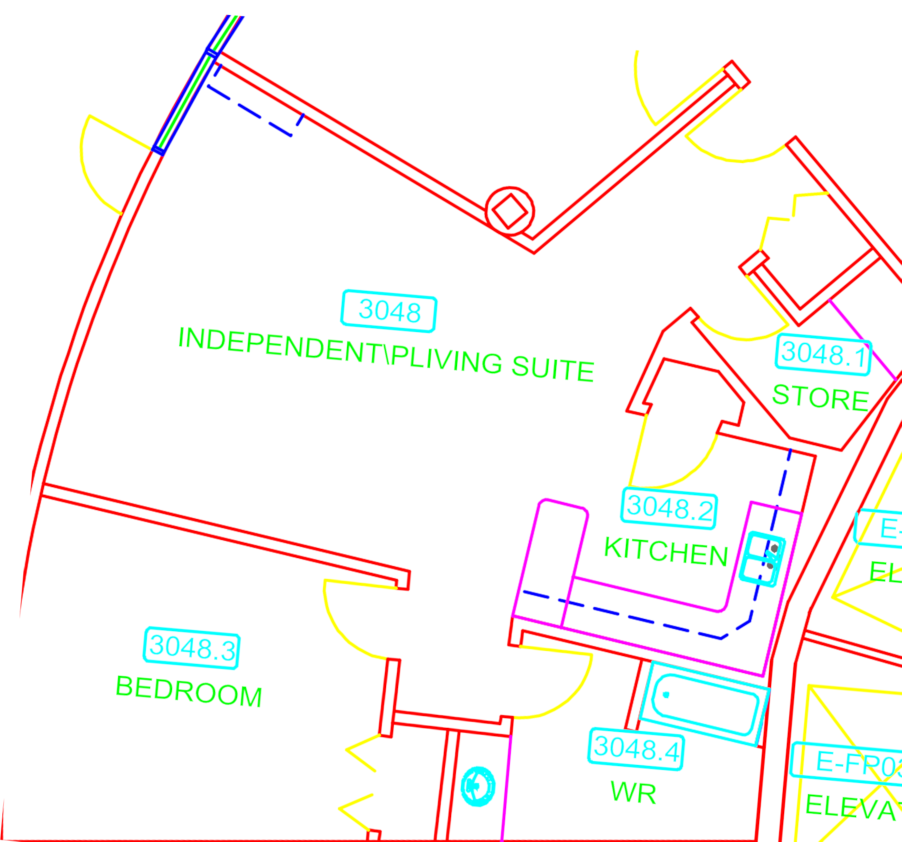
#> input picture analysis/2023-03-08 Kitchen Activities (better Accuracy)/ISL HQ Screenshot-rotated.png, 1803 x 1683 px (shown at 1/2 size)
$ python 04_select_regions.py
#> lines starting #> are read from the running program, lines starting #| are printed output that depends on the picture
### analysis/utils/utils.py
import pandas as pd
import seaborn as sns
import matplotlib.pyplot as plt
import ipywidgets as widgets
import numpy as np
from scipy import interpolate
from PIL import Image
import matplotlib.pyplot as plt
import matplotlib.path as mpltPath
from matplotlib.patches import Rectangle
from sklearn.preprocessing import OneHotEncoder
import joblib
from pathlib import Path
from collections.abc import Callable

# MARK: UTIITY FUNCTIONS


def list_from_series(data):
    return data.values.tolist()


# [47 lines left out: functions what_location, extract_time_labels, copy_df_format, remove_periods, not called in this run]


def drop_columns_that_contain(df, query) -> pd.DataFrame:
    col_to_drop = df.loc[:, df.columns.str.contains(query)]
    return df.drop(col_to_drop.columns.values, axis=1)


# [418 lines left out: functions df_iterp1d, interp1d_periods, handle_spikes, MAV_cols, round_cols, apply_func and 7 more, not called in this run]


# MATPLOTLIB


def zoom_factory(ax, max_xlim, max_ylim, base_scale=2.0):
    # [47 lines left out: function zoom_fun, not called in this run]

    fig = ax.get_figure()  # get the figure of interest
    # attach the call back
    fig.canvas.mpl_connect("scroll_event", zoom_fun)

    # return the function
    return zoom_fun

### analysis/2023-03-08 Kitchen Activities (better Accuracy)/04_select_regions.py
"""
Creates a json file with the regions defined

Change the EXP_TYPES in the config to show where the mean of each activity occurs
"""

import seaborn as sns
import pandas as pd
import numpy as np
import matplotlib.pyplot as plt
from pathlib import Path
import re
import matplotlib
from matplotlib import patches
import sys, os
SCRIPT_DIR = os.path.dirname(os.path.abspath('__file__'))
sys.path.append(os.path.dirname(os.path.dirname(SCRIPT_DIR)))
from analysis.utils import utils
import dataframe_image as dfi
from PIL import Image
from datetime import datetime
import json

# np.set_printoptions(suppress=True, formatter={'float_kind':'{:f}'.format})
font = {'family' : 'Ubuntu',
        'size'   : 22}
matplotlib.rc('font', **font)


# MARK: - Config
##################################################
# EXP_TYPES = ['ASSEMBLESANDWICH', 'GETPLATE', 'OPENFREEZER', 'OPENFRIDGE', 'SLICETOMATO', 'WASHHANDS']
EXP_TYPES = []
tagId = "0x683f"
##################################################

mean_means = pd.DataFrame(columns=['POS_X', 'POS_Y', 'POS_Z', 'LINACC_X', 'LINACC_Y', 'LINACC_Z', 'GYRO_X', 'GYRO_Y', 'GYRO_Z', 'Heading', 'Roll', 'Pitch'])
std_means = pd.DataFrame(columns=['POS_X', 'POS_Y', 'POS_Z', 'LINACC_X', 'LINACC_Y', 'LINACC_Z', 'GYRO_X', 'GYRO_Y', 'GYRO_Z', 'Heading', 'Roll', 'Pitch'])

mean_stds = pd.DataFrame(columns=['POS_X', 'POS_Y', 'POS_Z', 'LINACC_X', 'LINACC_Y', 'LINACC_Z', 'GYRO_X', 'GYRO_Y', 'GYRO_Z', 'Heading', 'Roll', 'Pitch'])
mean_durations = pd.DataFrame(columns=['Duration'])

for experiment in EXP_TYPES:
    means = pd.DataFrame()
    stds = pd.DataFrame()
    durations = pd.DataFrame()
    for data_path in Path().joinpath('02_Pozyx_Positioning_Data', experiment).glob('*.csv'):
        data = pd.read_csv(data_path)
        label_fp = Path().joinpath('03_Labels', experiment, data_path.name.replace(".csv", ".txt"))

        labels = utils.extract_time_labels(label_fp)

        data.columns = ['Timestamp', 'POS_X', 'POS_Y', 'POS_Z', 'Heading', 'Roll', 'Pitch', 'ACC_X', 'ACC_Y', 'ACC_Z', 'GYRO_X', 'GYRO_Y', 'GYRO_Z', 'LINACC_X', 'LINACC_Y', 'LINACC_Z', 'Pressure', 'TagId']
        data = data.set_index('Timestamp')

        cleaned_data = (data
                    .loc[:, ['POS_X', 'POS_Y', 'POS_Z', 'LINACC_X', 'LINACC_Y', 'LINACC_Z', 'GYRO_X', 'GYRO_Y', 'GYRO_Z', 'Heading', 'Roll', 'Pitch']]
                    .pipe(utils.handle_spikes, ['POS_Z', 'POS_Y'], [1500.0, 800.0])
                    .pipe(utils.MAV_cols, ['POS_X', 'POS_Y', 'POS_Z'], 20)
                    )
        # Convert mm to cm
        cleaned_data.loc[:, ['POS_X', 'POS_Y', 'POS_Z']] = cleaned_data.loc[:, ['POS_X', 'POS_Y', 'POS_Z']] / 10

        # Get the activity periods
        activity_periods = []
        i = 0
        while i < len(labels):
            if 'quiet' in labels[i]['Label']:
                i += 1
                # Find the next quiet standing
                start = labels[i]
                if i >= len(labels) - 1: break
                while 'quiet' not in labels[i]['Label']:
                    i += 1
                end = labels[i]
                i -= 1
                activity_periods.append([ start, end ])
            i += 1

        # Calculate the features
        for period in activity_periods:
            start = float(period[0]['Timestamp'])
            end = float(period[1]['Timestamp'])
            activity_data = cleaned_data.loc[start:end]
            mean = activity_data.mean()
            std = activity_data.std()
            duration = end - start

            means = pd.concat([means, mean], axis=1)
            stds = pd.concat([stds, std], axis=1)
            durations = pd.concat([durations, pd.DataFrame([duration], index=["Duration"])], axis=1)

    mean_means = pd.concat([mean_means, means.mean(axis=1).rename(experiment).to_frame().T])
    std_means = pd.concat([std_means, means.std(axis=1).rename(experiment).to_frame().T])
    mean_stds = pd.concat([mean_stds, stds.mean(axis=1).rename(experiment).to_frame().T])
    mean_durations = pd.concat([mean_durations, durations.mean(axis=1).rename(experiment).to_frame().T])


table_styles = [{
    'selector': 'caption',
    'props': [
        ('font-size', '16px')
    ]
}]

export_table_columns = ['POS_X (cm)', 'POS_Y (cm)', 'POS_Z (cm)', 'LINACC_X (mg)', 'LINCACC_Y (mg)', 'LINACC_Z (mg)', 'GYRO_X (dps)', 'GYRO_Y (dps)', 'GYRO_Z (dps)', 'Heading (deg)', 'Roll (deg)', 'Pitch (deg)']
mean_means.columns = export_table_columns
std_means.columns = export_table_columns
mean_stds.columns = export_table_columns

# Output the Summary Stats Table #

# Plot the means
cont_select = True
regions = {}

while cont_select:
    bg_options = {
        "ILS": {"path": "ISL HQ Screenshot-rotated.png", "multiplier": 6.3, },
    }
    bg_path = bg_options["ILS"]["path"]
    bg_multiplier = bg_options["ILS"]["multiplier"]
    img = Image.open(bg_path).convert("L")
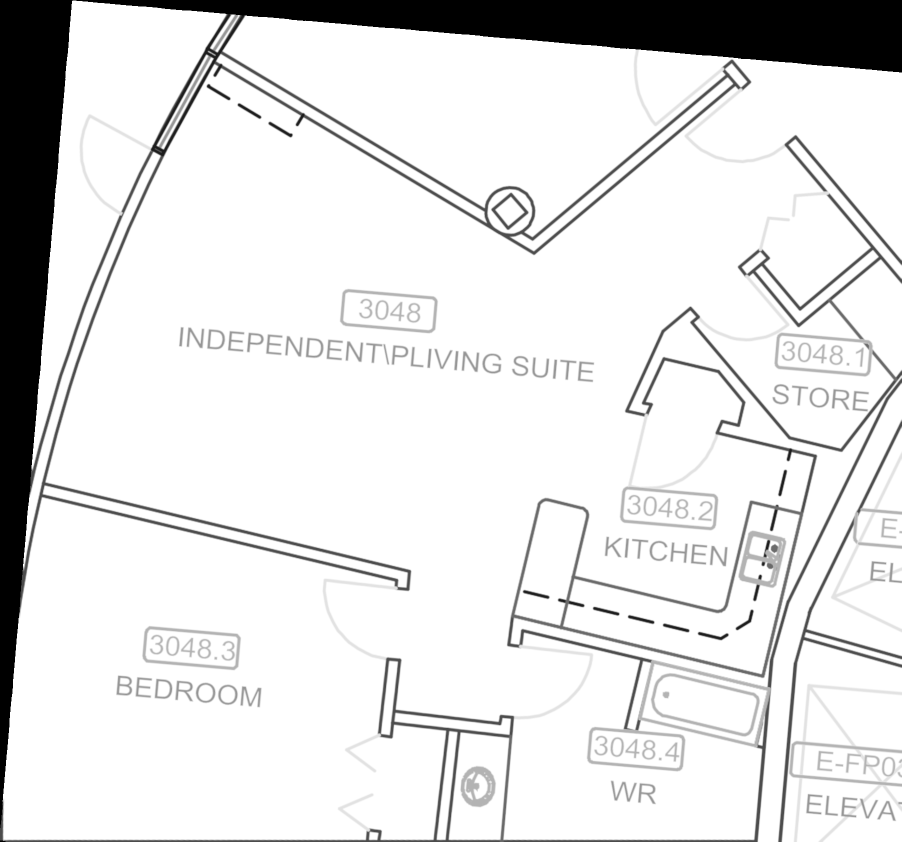
#> img: PIL image 1803x1683 L (shown at 1/2 size); min 0, max 255, mean 225.9
    img = np.asarray(img)
    ax = plt.subplot()
    ax.imshow(img, extent=[0,img.shape[1]*bg_multiplier,0,img.shape[0]*bg_multiplier], cmap='gray', vmin=0, vmax=255)

    for mean_row, std_mean in zip(mean_means.iterrows(), std_means.iterrows()):
        ax.scatter(mean_row[1]['POS_X (cm)']*10, mean_row[1]['POS_Y (cm)']*10, color='red', s=20, marker="o")
        ax.text(mean_row[1]['POS_X (cm)']*10, mean_row[1]['POS_Y (cm)']*10, mean_row[1].name, size=20, color='red', rotation=30)
        ax.add_patch(patches.Ellipse((mean_row[1]['POS_X (cm)']*10, mean_row[1]['POS_Y (cm)']*10), std_mean[1]['POS_X (cm)']*10, std_mean[1]['POS_Y (cm)']*10, fill=False, color='red', alpha=0.5))

    ax.set_xlabel("POS_X (mm)")
    ax.set_ylabel("POS_Y (mm)")
    ax.set_title("Select a Region")

    for k,v in regions.items():
        v = np.array(v)
        ax.fill(v[:,0], v[:,1], alpha=0.2)
        ax.text(v[0, 0], v[0, 1], k)

    max_xlim = ax.get_xlim() # get current x_limits to set max zoom out
    max_ylim = ax.get_ylim() # get current y_limits to set max zoom out
    f = utils.zoom_factory(ax, max_xlim, max_ylim, base_scale=1.)
#> (the run stopped early here; a loop or call above may not have finished)
